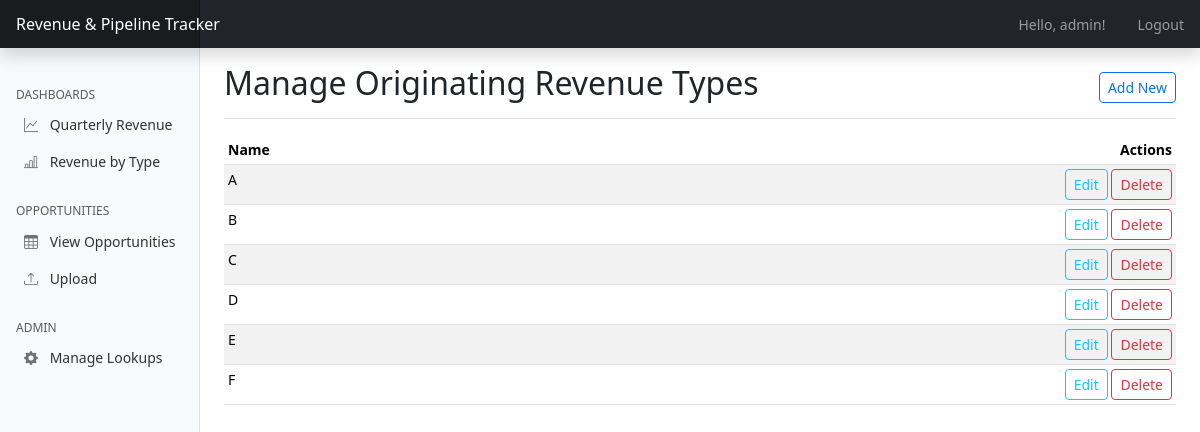
The page /admin/manage/originating_revenue_type (signed in) on the database as committed earlier.
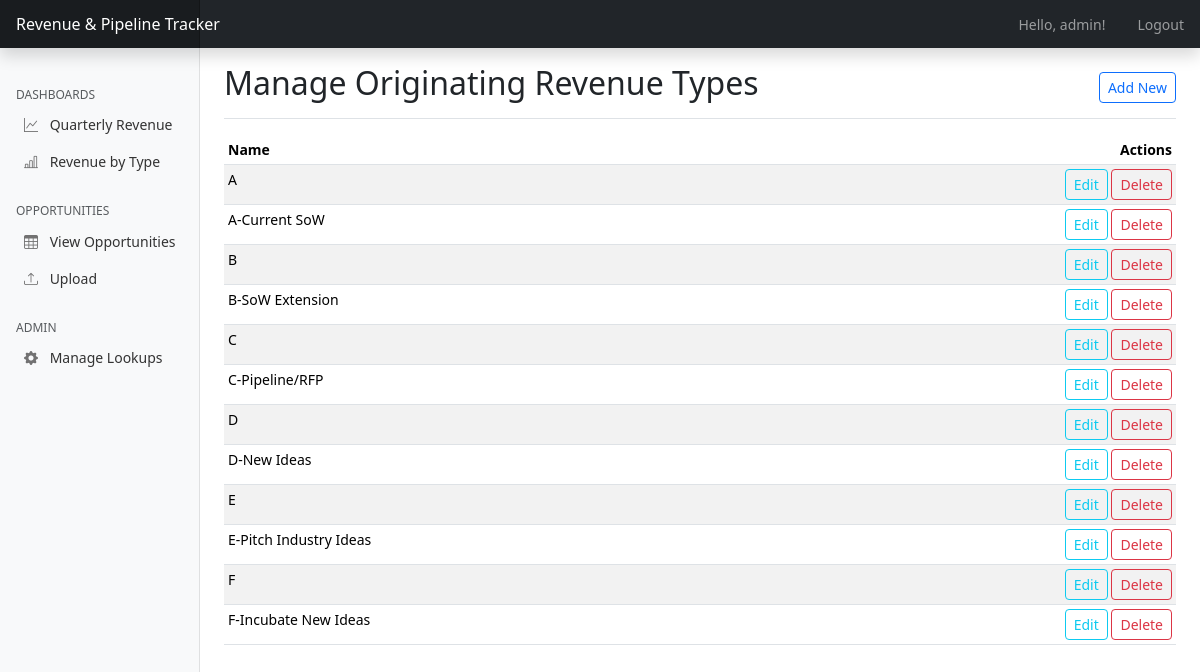
The same page on the database as committed later.
### app.py (models this page shows, shortened)
class OriginatingRevenueType(db.Model):
    id = db.Column(db.Integer, primary_key=True)
    name = db.Column(db.String(100), unique=True, nullable=False)

### app.py (the view)
@app.route('/admin/manage/<model_name>')
@admin_required
def manage_lookup_table(model_name):
    if model_name not in LOOKUP_MODELS:
        flash(f"Invalid model type: {model_name}", "danger")
        return redirect(url_for('admin_index'))
    model_info = LOOKUP_MODELS[model_name]
    ModelClass = model_info['class']
    items = ModelClass.query.order_by(ModelClass.name).all()
    return render_template('admin/list_generic.html',
                           items=items,
                           title=model_info['title'],
                           model_name=model_name)

### app.py (called while the page is built)
@login_manager.user_loader
def load_user(user_id):
    return User.query.get(int(user_id))

def admin_required(f):
    @wraps(f)
    def decorated_function(*args, **kwargs):
        if not current_user.is_authenticated or not current_user.is_admin:
            flash("You must be an admin to view this page.", "danger")
            return redirect(url_for('dashboard'))
        return f(*args, **kwargs)
    return decorated_function

@app.context_processor
def inject_lookup_data():
    return {
        'all_revenue_portfolios': RevenuePortfolio.query.order_by(RevenuePortfolio.name).all(),
        'all_units': Unit.query.order_by(Unit.name).all(),
        'all_csg_owners': CSGOwner.query.order_by(CSGOwner.name).all(),
        'all_delivery_owners': DeliveryOwner.query.order_by(DeliveryOwner.name).all(),
        'all_originating_revenue_types': OriginatingRevenueType.query.order_by(OriginatingRevenueType.name).all(),
        'all_revenue_types': RevenueType.query.order_by(RevenueType.name).all(),
        'current_user': current_user # Make current_user available in all templates
    }

### templates/admin/list_generic.html (shortened to what this page needs)
{% extends 'base.html' %}
{% block content %}
<div class="d-flex justify-content-between flex-wrap flex-md-nowrap align-items-center pt-3 pb-2 mb-3 border-bottom">
    <h1 class="h2">Manage {{ title }}</h1>
    <div class="btn-toolbar mb-2 mb-md-0">
        <a href="{{ url_for('add_lookup_item', model_name=model_name) }}" class="btn btn-sm btn-outline-primary">Add New</a>
    </div>
</div>
<div class="table-responsive">
    <table class="table table-striped table-sm">
        <thead>
            <tr>
                <th>Name</th>
                <th class="text-end">Actions</th>
            </tr>
        </thead>
        <tbody>
            {% for item in items %}
            <tr>
                <td>{{ item.name }}</td>
                <td class="text-end">
                    <a href="{{ url_for('edit_lookup_item', model_name=model_name, id=item.id) }}" class="btn btn-sm btn-outline-info">Edit</a>
                    <form action="{{ url_for('delete_lookup_item', model_name=model_name, id=item.id) }}" method="POST" class="d-inline" onsubmit="return confirm('Are you sure?');">
                        <button type="submit" class="btn btn-sm btn-outline-danger">Delete</button>
                    </form>
                </td>
            </tr>
            {% endfor %}
        </tbody>
    </table>
</div>
{% endblock %}

Rows that differ between the two databases and show on the page:
added OriginatingRevenueType: name "A-Current SoW"
added OriginatingRevenueType: name "B-SoW Extension"
added OriginatingRevenueType: name "C-Pipeline/RFP"
added OriginatingRevenueType: name "D-New Ideas"
added OriginatingRevenueType: name "E-Pitch Industry Ideas"
added OriginatingRevenueType: name "F-Incubate New Ideas"
